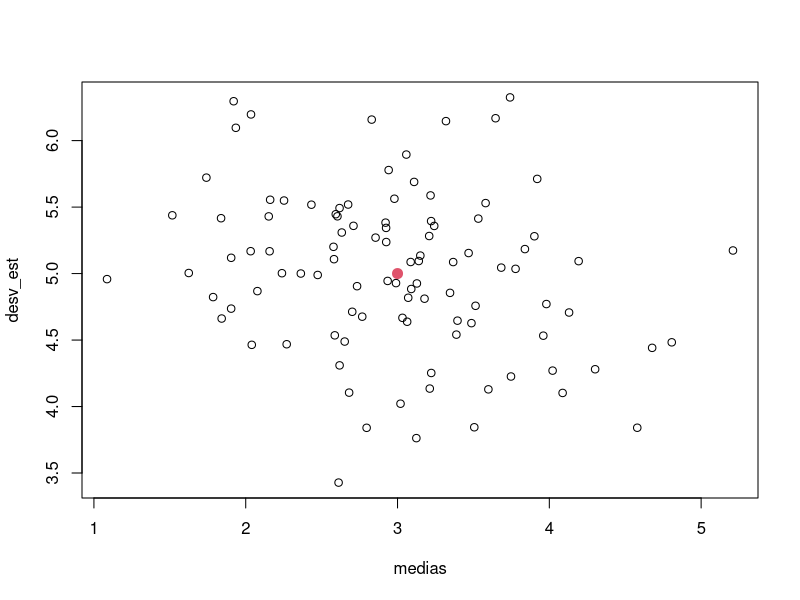
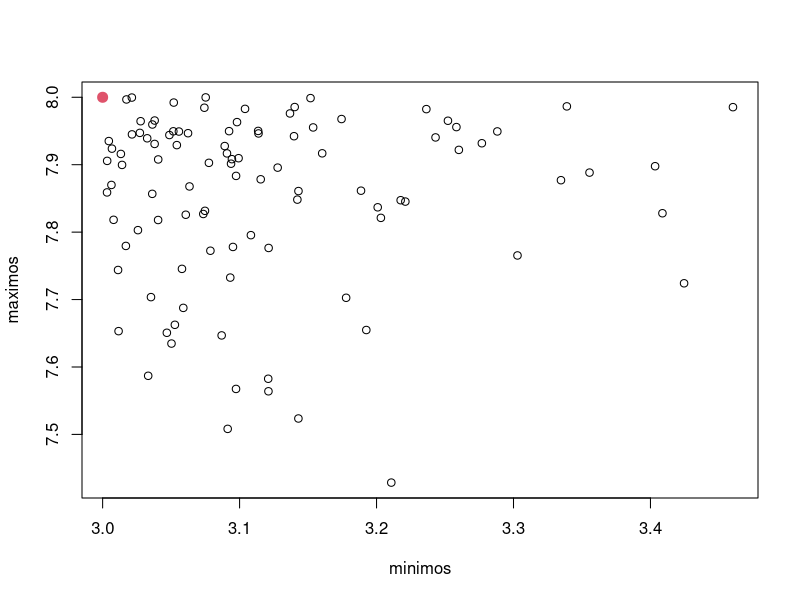
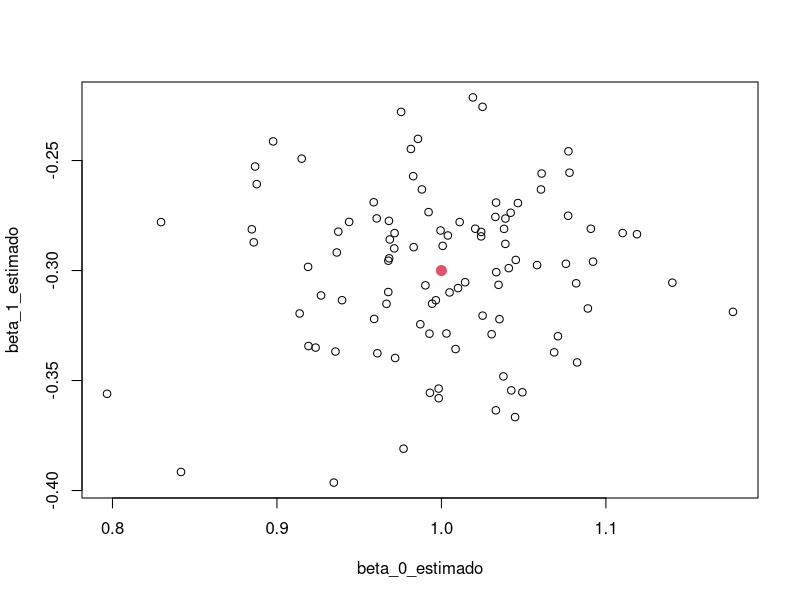
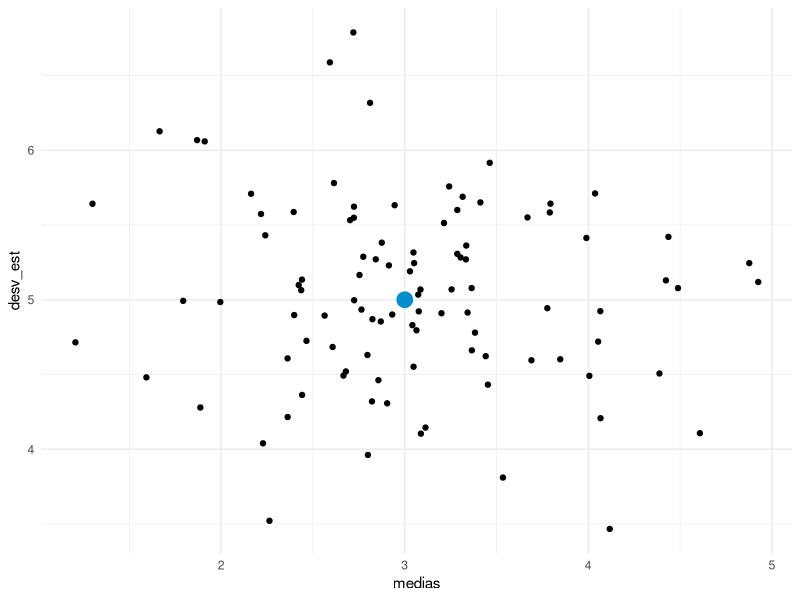
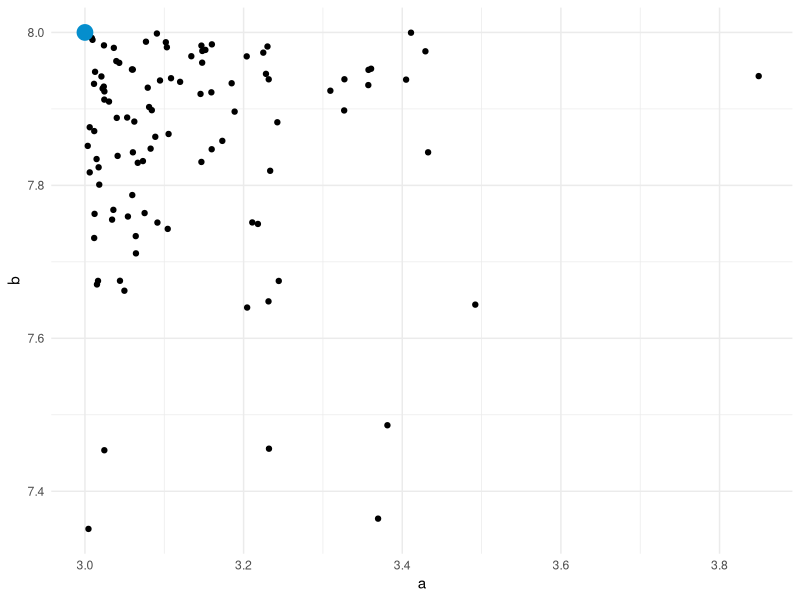
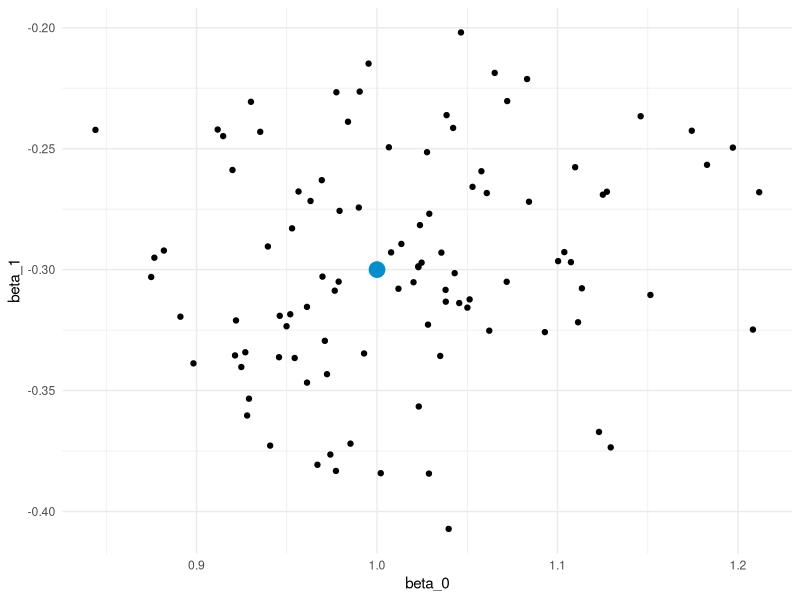

Recreate these plots in R, in order.

# En el espacio de parámetros podemos ver los parámetros y sus est --------


# Distribución normal -----------------------------------------------------

tamano_muestral <- 35
iteraciones <- 100

medias <- vector()
desv_est <- vector()

media_poblacional <- 3
desv_est_poblacional <- 5

for(i in seq_len(iteraciones)){
  muestra <- rnorm(tamano_muestral, media_poblacional, desv_est_poblacional)
  medias[i] <- mean(muestra)
  desv_est[i] <- sd(muestra)
}

plot(medias, desv_est)
points(media_poblacional, desv_est_poblacional, col = 2, cex = 2, pch = 20)



# Conclusión de la distribución norlma ------------------------------------

#a midad que la muestra aumneta, se acercará más al parametro


# Distribución uniforme ---------------------------------------------------


tamano_muestral <- 35
iteraciones <- 100


minimo_poblacional <- 3
maximo_poblacional <- 8

minimos <- vector()
maximos <- vector()

for(i in seq_len(iteraciones)){
  muestra <- runif(tamano_muestral, minimo_poblacional, maximo_poblacional)
  minimos[i] <- min(muestra)
  maximos[i] <- max(muestra)
}

plot(minimos, maximos)
points(minimo_poblacional, maximo_poblacional, col = 2, cex = 2, pch = 20)


# regresión lineal --------------------------------------------------------

tamano_muestral <- 60
iteraciones <- 100


beta_0 <- 1
beta_1 <- -0.3

beta_0_estimado <- vector()
beta_1_estimado <- vector()

genera_y <- function(x, beta_0, beta_1){
beta_1*x + beta_0 + rnorm(length(x), 0, 0.5)
}

for(i in seq_len(iteraciones)){
  X <- seq(-3, 3, length.out = tamano_muestral)
  Y <- genera_y(X, beta_0, beta_1)
  betas_estimados <- coef(lm(Y ~ X)) 
  beta_0_estimado[i] <- betas_estimados[1]
  beta_1_estimado[i] <- betas_estimados[2]
}

plot(beta_0_estimado, beta_1_estimado)
points(beta_0, beta_1, col = 2, cex = 2, pch = 20)




# Tidy approach -----------------------------------------------------------



# paquetes ----------------------------------------------------------------


library("dplyr")
library("ggplot2")
library("magrittr")
library("purrr")

colores_platzi <- c("#78D92A", "#002E4E", "#058ECD", "#ED2B05", "#F4F7F4")

tamano_muestral <- 35
iteraciones <- 100


# Distribución normal -----------------------------------------------------

media_poblacional <- 3
desv_est_poblacional <- 5

tibble(
  muestras = replicate(iteraciones, rnorm(tamano_muestral, media_poblacional, desv_est_poblacional), simplify = FALSE),
  medias = map_dbl(muestras, mean),
  desv_est = map_dbl(muestras, sd)
) -> simulaciones

qplot(medias, desv_est, data = simulaciones) + 
  annotate("point", media_poblacional, desv_est_poblacional, colour = colores_platzi[3], size = 5) +
  theme_minimal()


# Distribución uniforme ---------------------------------------------------

minimo_poblacional <- 3
maximo_poblacional <- 8

tibble(
  muestras = replicate(iteraciones, runif(tamano_muestral, minimo_poblacional, maximo_poblacional), simplify = FALSE),
  a = map_dbl(muestras, min),
  b = map_dbl(muestras, max)
) -> simulaciones

qplot(a, b, data = simulaciones) + 
  annotate("point", 3, 8, colour = colores_platzi[3], size = 5) +
  theme_minimal()


# Regresión lineal simple -------------------------------------------------

beta_0 <- 1
beta_1 <- -0.3

estima_betas <- function(x, y){
  coef(lm(y ~ x))
}

tibble(
  datos_x = replicate(iteraciones, seq(-3, 3, length.out = tamano_muestral), simplify = FALSE),
  datos_y = map(datos_x, genera_y, beta_0, beta_1),
  betas = map2(datos_x, datos_y, estima_betas),
  beta_0 = map_dbl(betas, extract, 1),
  beta_1 = map_dbl(betas, extract, 2),
  # plot = map2(datos_x, datos_y, plot)
) -> simulaciones

qplot(beta_0, beta_1, data = simulaciones) + 
  annotate("point", 1, -0.3, colour = colores_platzi[3], size = 5) +
  theme_minimal()

